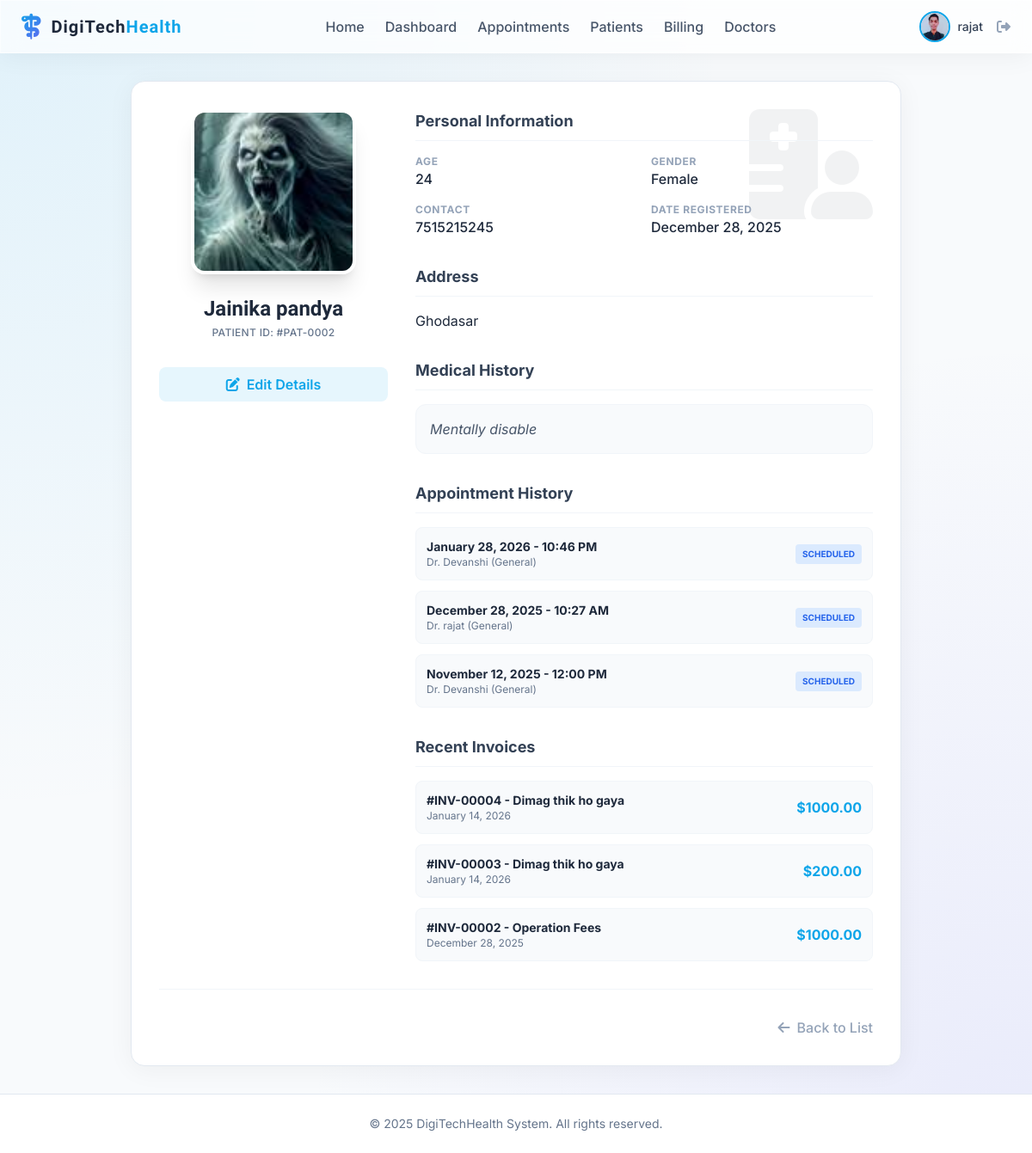
/patient/2 (signed in), run on the app's committed database.
### app/models.py (models this page shows, shortened)
class User(db.Model, UserMixin):
    id = db.Column(db.Integer, primary_key=True)
    username = db.Column(db.String(20), unique=True, nullable=False)
    email = db.Column(db.String(120), unique=True, nullable=False)
    image_file = db.Column(db.String(20), nullable=False, default='default.jpg')
    password_hash = db.Column(db.String(128))
    role = db.Column(db.String(20), nullable=False, default='patient')

class Patient(db.Model):
    id = db.Column(db.Integer, primary_key=True)
    user_id = db.Column(db.Integer, db.ForeignKey('user.id'), nullable=True) # Optional link to User account
    name = db.Column(db.String(100), nullable=False)
    age = db.Column(db.Integer, nullable=True)
    gender = db.Column(db.String(10), nullable=True)
    contact = db.Column(db.String(15), nullable=True)
    address = db.Column(db.Text, nullable=True)
    medical_history = db.Column(db.Text, nullable=True)
    image_file = db.Column(db.String(20), nullable=False, default='default.jpg')
    date_created = db.Column(db.DateTime, nullable=False, default=db.func.current_timestamp())
    user = db.relationship('User', backref=db.backref('patient_profile', uselist=False))

class Appointment(db.Model):
    id = db.Column(db.Integer, primary_key=True)
    patient_id = db.Column(db.Integer, db.ForeignKey('patient.id'), nullable=True) # Optional link to existing patient
    doctor_id = db.Column(db.Integer, db.ForeignKey('doctor.id'), nullable=False)
    date_time = db.Column(db.DateTime, nullable=False)
    reason = db.Column(db.String(200), nullable=False)
    status = db.Column(db.String(20), nullable=False, default='Scheduled') # Scheduled, Completed, Cancelled
    patient = db.relationship('Patient', backref='appointments')
    doctor = db.relationship('Doctor', backref='appointments')

class Doctor(db.Model):
    id = db.Column(db.Integer, primary_key=True)
    user_id = db.Column(db.Integer, db.ForeignKey('user.id'), nullable=False)
    specialization = db.Column(db.String(100), nullable=False)
    availability = db.Column(db.String(200), nullable=True, default="Mon-Fri 9am-5pm")
    user = db.relationship('User', backref=db.backref('doctor_profile', uselist=False))

class Invoice(db.Model):
    id = db.Column(db.Integer, primary_key=True)
    patient_id = db.Column(db.Integer, db.ForeignKey('patient.id'), nullable=False)
    amount = db.Column(db.Float, nullable=False)
    status = db.Column(db.String(20), nullable=False, default='Pending') # Pending, Paid
    description = db.Column(db.String(200), nullable=False)
    date_issued = db.Column(db.DateTime, nullable=False, default=db.func.current_timestamp())
    patient = db.relationship('Patient', backref='invoices')

### app/patient/routes.py (the view)
@patient.route("/patient/<int:patient_id>")
@login_required
def view_patient(patient_id):
    patient_record = Patient.query.get_or_404(patient_id)
    if current_user.role not in ['admin', 'doctor', 'receptionist']:
        if patient_record.user_id != current_user.id:
            abort(403)
    return render_template('patient/view.html', patient=patient_record, title='Patient Details')

### app/models.py (called while the page is built)
@login_manager.user_loader
def load_user(user_id):
    return User.query.get(int(user_id))

### app/templates/patient/view.html
{% extends "base.html" %}
{% block content %}
<div class="flex justify-center">
    <div class="w-full max-w-4xl glass rounded-2xl p-8 border border-slate-200 relative overflow-hidden bg-white">
        <div class="absolute top-0 right-0 p-8 opacity-5 pointer-events-none">
            <i class="fa-solid fa-hospital-user text-9xl text-slate-900"></i>
        </div>
        <div class="flex flex-col md:flex-row gap-8 items-start relative z-10">
            <div class="w-full md:w-1/3 flex flex-col items-center">
                <div class="relative group">
                    <img class="h-48 w-48 rounded-2xl object-cover border-4 border-white shadow-xl group-hover:scale-105 transition-transform duration-300"
                        src="{{ url_for('static', filename='profile_pics/' + patient.image_file) }}"
                        alt="{{ patient.name }}">
                </div>
                <h2 class="mt-6 text-2xl font-display font-bold text-slate-800 text-center">{{ patient.name }}</h2>
                <p class="text-slate-500 font-medium tracking-wide uppercase text-xs mt-1">Patient ID: #PAT-{{ "%04d" %
                    patient.id }}</p>
                {% if current_user.role in ['admin', 'doctor', 'receptionist'] %}
                <div class="mt-8 flex flex-col w-full space-y-3">
                    <a href="{{ url_for('patient.update_patient', patient_id=patient.id) }}"
                        class="w-full py-2 bg-primary/10 text-primary font-semibold rounded-lg text-center hover:bg-primary hover:text-white transition-colors">
                        <i class="fa-solid fa-pen-to-square mr-2"></i>Edit Details
                    </a>
                </div>
                {% endif %}
            </div>
            <div class="w-full md:w-2/3">
                <div class="mb-8">
                    <h3 class="text-lg font-bold text-slate-700 border-b border-slate-100 pb-2 mb-4">Personal
                        Information</h3>
                    <div class="grid grid-cols-1 md:grid-cols-2 gap-4">
                        <div>
                            <p class="text-xs text-slate-400 uppercase font-bold tracking-wider">Age</p>
                            <p class="text-slate-800 font-medium">{{ patient.age if patient.age else 'Not Provided' }}
                            </p>
                        </div>
                        <div>
                            <p class="text-xs text-slate-400 uppercase font-bold tracking-wider">Gender</p>
                            <p class="text-slate-800 font-medium">{{ patient.gender if patient.gender else 'Not
                                Provided' }}</p>
                        </div>
                        <div>
                            <p class="text-xs text-slate-400 uppercase font-bold tracking-wider">Contact</p>
                            <p class="text-slate-800 font-medium">{{ patient.contact if patient.contact else 'Not
                                Provided' }}</p>
                        </div>
                        <div>
                            <p class="text-xs text-slate-400 uppercase font-bold tracking-wider">Date Registered</p>
                            <p class="text-slate-800 font-medium">{{ patient.date_created.strftime('%B %d, %Y') }}</p>
                        </div>
                    </div>
                </div>
                <div class="mb-8">
                    <h3 class="text-lg font-bold text-slate-700 border-b border-slate-100 pb-2 mb-4">Address</h3>
                    <p class="text-slate-800 whitespace-pre-line">{{ patient.address if patient.address else 'Not
                        Provided' }}</p>
                </div>
                <div class="mb-8">
                    <h3 class="text-lg font-bold text-slate-700 border-b border-slate-100 pb-2 mb-4">Medical History
                    </h3>
                    <div class="bg-slate-50 rounded-xl p-4 border border-slate-100 italic text-slate-600">
                        {{ patient.medical_history if patient.medical_history else 'No medical history recorded.' }}
                    </div>
                </div>
                <div class="grid grid-cols-1 gap-8">
                    <div>
                        <h3 class="text-lg font-bold text-slate-700 border-b border-slate-100 pb-2 mb-4">Appointment
                            History</h3>
                        {% if patient.appointments %}
                        <div class="space-y-3">
                            {% for appt in patient.appointments|sort(attribute='date_time', reverse=True) %}
                            <div
                                class="p-3 bg-slate-50 rounded-lg flex justify-between items-center border border-slate-100">
                                <div>
                                    <p class="font-bold text-slate-800 text-sm">{{ appt.date_time.strftime('%B %d, %Y -
                                        %I:%M %p') }}</p>
                                    <p class="text-xs text-slate-500">Dr. {{ appt.doctor.user.username }} ({{
                                        appt.doctor.specialization }})</p>
                                </div>
                                <span class="px-2 py-1 rounded text-[10px] font-bold uppercase
                                    {% if appt.status == 'Scheduled' %} bg-blue-100 text-blue-600
                                    {% elif appt.status == 'Completed' %} bg-green-100 text-green-600
                                    {% else %} bg-red-100 text-red-600 {% endif %}">
                                    {{ appt.status }}
                                </span>
                            </div>
                            {% endfor %}
                        </div>
                        {% else %}
                        <p class="text-sm text-slate-400 italic">No appointments recorded.</p>
                        {% endif %}
                    </div>
                    <div>
                        <h3 class="text-lg font-bold text-slate-700 border-b border-slate-100 pb-2 mb-4">Recent Invoices
                        </h3>
                        {% if patient.invoices %}
                        <div class="space-y-3">
                            {% for invoice in patient.invoices|sort(attribute='date_issued', reverse=True) %}
                            <a href="{{ url_for('billing.view_invoice', invoice_id=invoice.id) }}"
                                class="block p-3 bg-slate-50 rounded-lg flex justify-between items-center border border-slate-100 hover:border-primary transition-colors">
                                <div>
                                    <p class="font-bold text-slate-800 text-sm">#INV-{{ "%05d" % invoice.id }} - {{
                                        invoice.description }}</p>
                                    <p class="text-xs text-slate-500">{{ invoice.date_issued.strftime('%B %d, %Y') }}
                                    </p>
                                </div>
                                <p class="font-bold text-primary">${{ '%.2f' % invoice.amount }}</p>
                            </a>
                            {% endfor %}
                        </div>
                        {% else %}
                        <p class="text-sm text-slate-400 italic">No invoices recorded.</p>
                        {% endif %}
                    </div>
                </div>
            </div>
        </div>
        {% if current_user.role in ['admin', 'doctor', 'receptionist'] %}
        <div class="mt-8 pt-8 border-t border-slate-100 flex justify-end">
            <a href="{{ url_for('patient.list_patients') }}"
                class="text-slate-400 hover:text-slate-600 font-medium transition-colors">
                <i class="fa-solid fa-arrow-left mr-2"></i>Back to List
            </a>
        </div>
        {% endif %}
    </div>
</div>
{% endblock %}

### app/templates/base.html (shortened to what this page needs)
<!doctype html>
<html lang="en">
<head>
  <script src="https://cdn.tailwindcss.com"></script>
  <link rel="stylesheet" href="https://cdnjs.cloudflare.com/ajax/libs/font-awesome/6.4.0/css/all.min.css">
  <link rel="stylesheet" href="{{ url_for('static', filename='css/main.css') }}">
</head>
<body class="overflow-x-hidden">
  <div class="min-h-screen flex flex-col">
    {% if current_user.is_authenticated %}
    <nav class="glass sticky top-0 z-50 px-6 py-3 flex justify-between items-center">
      <div class="flex items-center">
        <i class="fa-solid fa-staff-snake text-3xl gradient-text mr-3"></i>
        <a href="{{ url_for('main.home') }}" class="text-xl font-display font-bold text-slate-800 tracking-wider">
          DigiTech<span class="text-primary">Health</span>
        </a>
      </div>
      <div class="hidden lg:flex items-center space-x-6">
        <a href="{{ url_for('main.home') }}"
          class="font-medium text-slate-600 hover:text-primary transition-colors {{ 'text-primary' if request.endpoint == 'main.home' }}">Home</a>
        {% if current_user.role in ['admin', 'doctor', 'receptionist'] %}
        <a href="{{ url_for('main.dashboard') }}"
          class="font-medium text-slate-600 hover:text-primary transition-colors {{ 'text-primary' if request.endpoint == 'main.dashboard' }}">Dashboard</a>
        {% endif %}
        <a href="{{ url_for('appointment.list_appointments') }}"
          class="font-medium text-slate-600 hover:text-primary transition-colors {{ 'text-primary' in request.endpoint and 'appointment' in request.endpoint }}">Appointments</a>
        <a href="{{ url_for('patient.list_patients') }}"
          class="font-medium text-slate-600 hover:text-primary transition-colors {{ 'text-primary' in request.endpoint and 'patient' in request.endpoint }}">
          {{ 'Patients' if current_user.role in ['admin', 'doctor', 'receptionist'] else 'My Profile' }}
        </a>
        <a href="{{ url_for('billing.list_invoices') }}"
          class="font-medium text-slate-600 hover:text-primary transition-colors {{ 'text-primary' in request.endpoint and 'billing' in request.endpoint }}">
          {{ 'Billing' if current_user.role in ['admin', 'doctor', 'receptionist'] else 'My Invoices' }}
        </a>
        {% if current_user.role in ['admin', 'doctor', 'receptionist'] %}
        <a href="{{ url_for('doctor.list_doctors') }}"
          class="font-medium text-slate-600 hover:text-primary transition-colors {{ 'text-primary' in request.endpoint and 'doctor' in request.endpoint }}">Doctors</a>
        {% endif %}
      </div>
      <div class="flex items-center space-x-4">
        <a href="{{ url_for('main.account') }}" class="flex items-center space-x-2 group">
          <div class="relative">
            <img
              class="h-9 w-9 rounded-full object-cover border-2 border-primary group-hover:border-secondary transition-colors"
              src="{{ url_for('static', filename='profile_pics/' + current_user.image_file) }}"
              alt="{{ current_user.username }}">
          </div>
          <span class="hidden md:block font-medium text-sm text-slate-700 group-hover:text-primary transition-colors">{{
            current_user.username }}</span>
        </a>
        <a href="{{ url_for('auth.logout') }}" class="text-slate-400 hover:text-red-500 transition-colors"
          title="Logout">
          <i class="fa-solid fa-right-from-bracket"></i>
        </a>
      </div>
    </nav>
    {% endif %}
    <main class="flex-1 container mx-auto px-4 py-8">
      <div class="fade-in-up">
        {% block content %}{% endblock %}
      </div>
    </main>
    <footer class="bg-white border-t border-slate-200 py-6 mt-auto">
      <div class="container mx-auto px-4 text-center text-slate-500 text-sm">
        &copy; 2025 DigiTechHealth System. All rights reserved.
      </div>
    </footer>
  </div>
</body>
</html>

### app/static/css/main.css (style rules this page uses)
.glass { background: rgba(255, 255, 255, 0.7); backdrop-filter: blur(12px); -webkit-backdrop-filter: blur(12px); border: 1px solid rgba(255, 255, 255, 0.5); box-shadow: 0 4px 30px rgba(0, 0, 0, 0.05); }
.gradient-text { background: linear-gradient(135deg, #0ea5e9, #6366f1); -webkit-background-clip: text; background-clip: text; color: transparent; }

### app/templates/base.html (style rules this page uses)
body { background-color: #f8fafc; background-image: radial-gradient(at 0% 0%, rgba(14, 165, 233, 0.1) 0, transparent 50%), radial-gradient(at 100% 100%, rgba(99, 102, 241, 0.1) 0, transparent 50%); color: #1e293b; font-family: 'Inter', sans-serif; min-height: 100vh; }

### data on the page
User: role "Patients", role "Billing", image_file (picture), username "rajat"
Patient: image_file (picture), name "Jainika pandya", id "0002", age "24", gender "Female", contact "7515215245", date_created "December 28, 2025", address "Ghodasar", medical_history "Mentally disable"
Appointment: date_time "January 28, 2026 - 10:46 PM", doctor.user.username "Devanshi", doctor.specialization "General", status "SCHEDULED"
Appointment: date_time "December 28, 2025 - 10:27 AM", doctor.user.username "rajat", doctor.specialization "General", status "SCHEDULED"
Appointment: date_time "November 12, 2025 - 12:00 PM", doctor.user.username "Devanshi", doctor.specialization "General", status "SCHEDULED"
Invoice: id "00004", description "Dimag thik ho gaya", date_issued "January 14, 2026", amount "1000.00"
Invoice: id "00003", description "Dimag thik ho gaya", date_issued "January 14, 2026", amount "200.00"
Invoice: id "00002", description "Operation Fees", date_issued "December 28, 2025", amount "1000.00"
